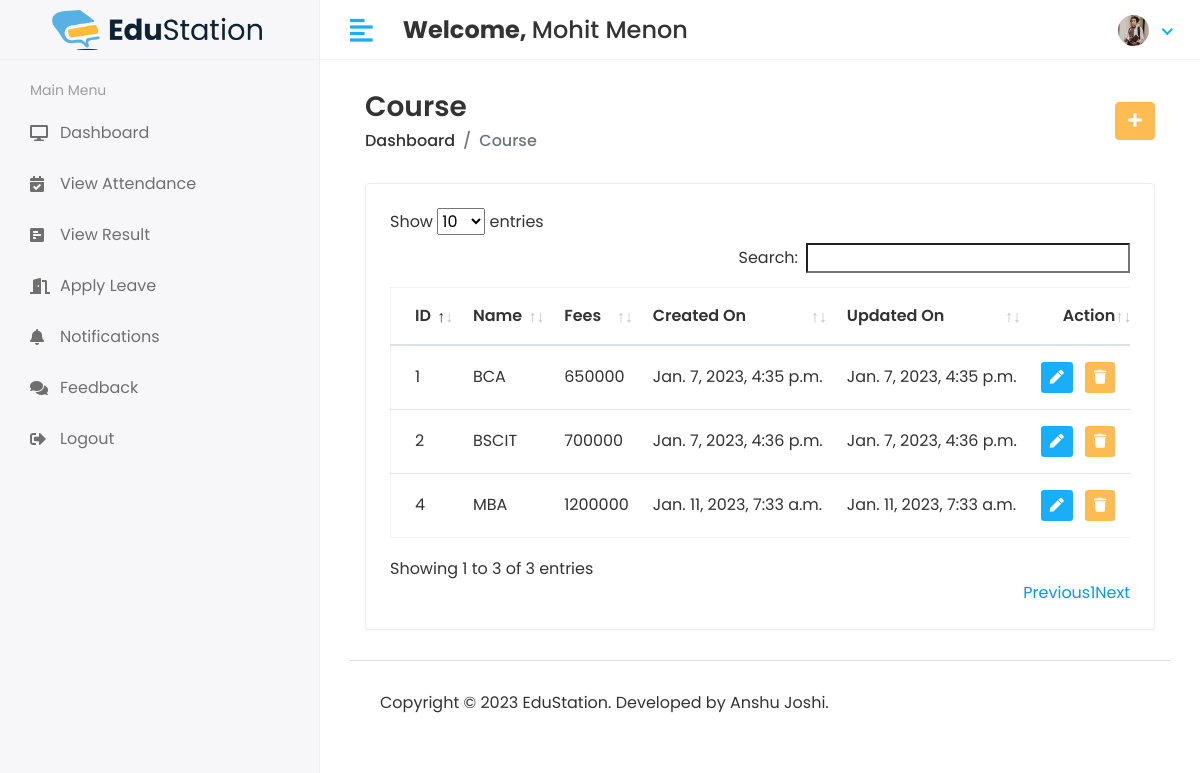
/HOD/Course/View (signed in), run on the app's committed database.
### app/models.py (models this page shows, shortened)
class CustomUser(AbstractUser):
    user_type_data = (
        (1, "HOD"),
        (2, "Staff"),
        (3, "Student")
    )
    user_type = models.CharField(default=1, choices=user_type_data, max_length=10)
    profile_pic = models.ImageField(upload_to='media/profile_pic')

class Courses(models.Model):
    id = models.AutoField(primary_key=True)
    course_name = models.CharField(max_length=255)
    course_fees = models.CharField(max_length=255)
    created_at = models.DateTimeField(auto_now_add=True)
    updated_at = models.DateTimeField(auto_now=True)
    objects = models.Manager()

### student_management_system/hodviews.py (the view)
# urls.py: path('HOD/Course/View', hodviews.VIEW_COURSE, name='view_course'),
@login_required(login_url='/')
def VIEW_COURSE(request):
    course = Courses.objects.all()
    context = {
        'course': course
    }
    return render(request, 'hod/view_course.html', context)

### templates/hod/view_course.html (shortened to what this page needs)
{% extends 'base.html' %}
{% block main_content %}
<div class="content container-fluid">
               <div class="page-header">
                  <div class="row align-items-center">
                     <div class="col">
                        <h3 class="page-title">Course</h3>
                        <ul class="breadcrumb">
                           <li class="breadcrumb-item"><a href="index.html">Dashboard</a></li>
                           <li class="breadcrumb-item active">Course</li>
                        </ul>
                     </div>
                     <div class="col-auto text-right float-right ml-auto">
                        <a href="{% url 'add_course' %}" class="btn btn-primary"><i class="fas fa-plus"></i></a>
                     </div>
                  </div>
               </div>
               <div class="row">
                  <div class="col-sm-12">
                     <div class="card card-table">
                        <div class="card-body">
                           <div class="table-responsive">
                              <table class="table table-hover table-center mb-0" id="table_id">
                                 <thead>
                                    <tr>
                                       <th>ID</th>
                                       <th>Name</th>
                                       <th>Fees</th>
                                       <th>Created On</th>
                                       <th>Updated On</th>
                                       <th class="text-right">Action</th>
                                    </tr>
                                 </thead>
                                 <tbody>
                                 {% for i in course %}
                                    <tr>
                                       <td>{{i.id}}</td>
                                       <td>{{i.course_name}}</td>
                                       <td>{{i.course_fees}}</td>
                                       <td>{{i.created_at}}</td>
                                       <td>{{i.updated_at}}</td>
                                       <td class="text-right">
                                          <div class="actions">
                                             <a href="{% url 'edit_course' i.id %}" class="btn btn-sm bg-success-light mr-2">
                                             <i class="fas fa-pen"></i>
                                             </a>
                                             <a href="{% url 'delete_course' i.id %}" class="btn btn-sm bg-danger-light">
                                             <i class="fas fa-trash"></i>
                                             </a>
                                          </div>
                                       </td>
                                    </tr>
                                 {% endfor %}
                                 </tbody>
                              </table>
                           </div>
                        </div>
                     </div>
                  </div>
               </div>
            </div>
{% endblock main_content %}

### templates/includes/header.html (shortened to what this page needs)
{% load static %}
<div class="main-wrapper">
         <div class="header">
            <div class="header-left">
               <a href="index.html" style="padding: 2rem;" class="logo">
               <img src="{% static 'assets/img/es-logo.png' %}" alt="Logo">
               </a>
            </div>
            <a href="javascript:void(0);" id="toggle_btn">
            <i class="fas fa-align-left"></i>
            </a>
            <div class="top-nav-search mt-3">
               <h4><strong>Welcome, </strong><span>{{user.first_name}} {{ user.last_name }}</span></h4>
            </div>
            <ul class="nav user-menu">
               <li class="nav-item dropdown has-arrow">
                  <a href="#" class="dropdown-toggle nav-link" data-toggle="dropdown">
                  <span class="user-img">
                     {% if user.profile_pic == "" %}
                        <span class="user-img"><img class="rounded-circle" src="{% static 'assets/img/noimg.png' %}" width="31" alt="User Image"></span>
                     {% else %}
                        <span class="user-img"><img class="rounded-circle" src="/{{user.profile_pic}}" width="31" alt="User Image"></span>
                     {% endif %}
                  </span>
                  </a>
               </li>
            </ul>
         </div>

### static/assets/css/style.css (style rules this page uses)
html { height: 100%; }
body { background-color: #fff; color: #333; font-family: 'Poppins', sans-serif; font-size: 1rem; height: 100%; line-height: 1.5; overflow-x: hidden; }
h1, h2, h3, h4, h5, h6 { font-family: 'Poppins', sans-serif; margin-top: 0; }
a { color: #009ce7; }
input, button, a { transition: all 0.4s ease; -moz-transition: all 0.4s ease; -o-transition: all 0.4s ease; -ms-transition: all 0.4s ease; -webkit-transition: all 0.4s ease; }
ul, ol { padding: 0px; list-style: none; }
.table { color: #333; max-width: 100%; margin-bottom: 0; width: 100%; }
.table.dataTable { border-collapse: collapse !important; border: 1px solid rgba(0, 0, 0, 0.05); }
.table thead tr th { font-weight: 600; }
.table tbody tr { border-bottom: 1px solid rgba(0, 0, 0, 0.05); }
.table.table-center td, .table.table-center th { vertical-align: middle; }
.card-table .card-body .table > thead > tr > th { border-top: 0; }
.card-table .card-body .table tr td:first-child, .card-table .card-body .table tr th:first-child { padding-left: 1.5rem; }
.card-table .card-body .table tr td:last-child, .card-table .card-body .table tr th:last-child { padding-right: 1.5rem; }
.card-table .table td, .card-table .table th { border-top: 1px solid #e2e5e8; padding: 1rem 0.75rem; white-space: nowrap; }
.btn-primary { background-color: #FFBC53; border: 1px solid #FFBC53; }
.card { border: 1px solid #ececf5; box-shadow: 0 1px 3px 0 rgba(0, 0, 0, 0.03); margin-bottom: 1.875rem; }
.card-body { padding: 1.5rem; }
.bg-danger-light { background-color:#FFBC53 !important; color:#fff !important; }
.bg-success-light { background-color: #18aefa; color: #fff; }
.header { background-color: #fff; border-bottom: 1px solid #f3f3f4; left: 0; position: fixed; right: 0; top: 0; z-index: 1001; height: 60px; }
.header .header-left { float: left; height: 60px; padding: 0 20px; position: relative; width: 320px; z-index: 1; transition: all 0.2s ease-in-out; background-color: #f7f7fa; border-bottom: 1px solid #efefef; border-right: 1px solid #ececf5; display: flex; align-items: center; }
.header .header-left .logo { display: inline-block; line-height: 60px; }
.header .header-left .logo img { max-height: 40px; width: auto; }
.header .dropdown-toggle:after { display: none; }
.header .has-arrow .dropdown-toggle:after { border-top: 0; border-left: 0; border-bottom: 2px solid #18aefa; border-right: 2px solid #18aefa; content: ''; height: 8px; display: inline-block; pointer-events: none; -webkit-transform-origin: 66% 66%; -ms-transform-origin: 66% 66%; transform-origin: 66% 66%; -webkit-transform: rotate(45deg); -ms-transform: rotate(45deg); transform: rotate(45deg); -webkit-transition: all 0.15s ease-in-out; transition: all 0.15s ease-in-out; width: 8px; vertical-align: 0px; }
.user-menu { float: right; margin: 0; position: relative; z-index: 99; padding-right: 15px; }
.user-menu.nav > li > a { color: #a0a0a0; font-size: 14px; line-height: 58px; padding: 0 15px; height: 60px; }
.user-img { margin-right: 3px; position: relative; }
.top-nav-search { float: left; margin-left: 15px; }
.main-wrapper { width: 100%; height: 100vh; min-height: 100vh; }
.page-header { margin-bottom: 1.875rem; }
.page-header .breadcrumb { background-color: transparent; color: #6c757d; font-size: 1rem; font-weight: 500; margin-bottom: 0; padding: 0; }
.page-header .breadcrumb a { color: #333; }
.page-title { font-size: 28px; font-weight: 600; color: #333; margin-bottom: 5px; }
@media (min-width: 992px) { #toggle_btn { align-items: center; color: #18aefa; display: inline-flex; float: left; font-size: 26px; height: 60px; justify-content: center; margin-left: 15px; padding: 0 15px; } }

### data on the page
CustomUser: first_name "Mohit", last_name "Menon", profile_pic (picture)
Courses: id "1", course_name "BCA", course_fees "650000", created_at "Jan. 7, 2023, 4:35 p.m.", updated_at "Jan. 7, 2023, 4:35 p.m."
Courses: id "2", course_name "BSCIT", course_fees "700000", created_at "Jan. 7, 2023, 4:36 p.m.", updated_at "Jan. 7, 2023, 4:36 p.m."
Courses: id "4", course_name "MBA", course_fees "1200000", created_at "Jan. 11, 2023, 7:33 a.m.", updated_at "Jan. 11, 2023, 7:33 a.m."
